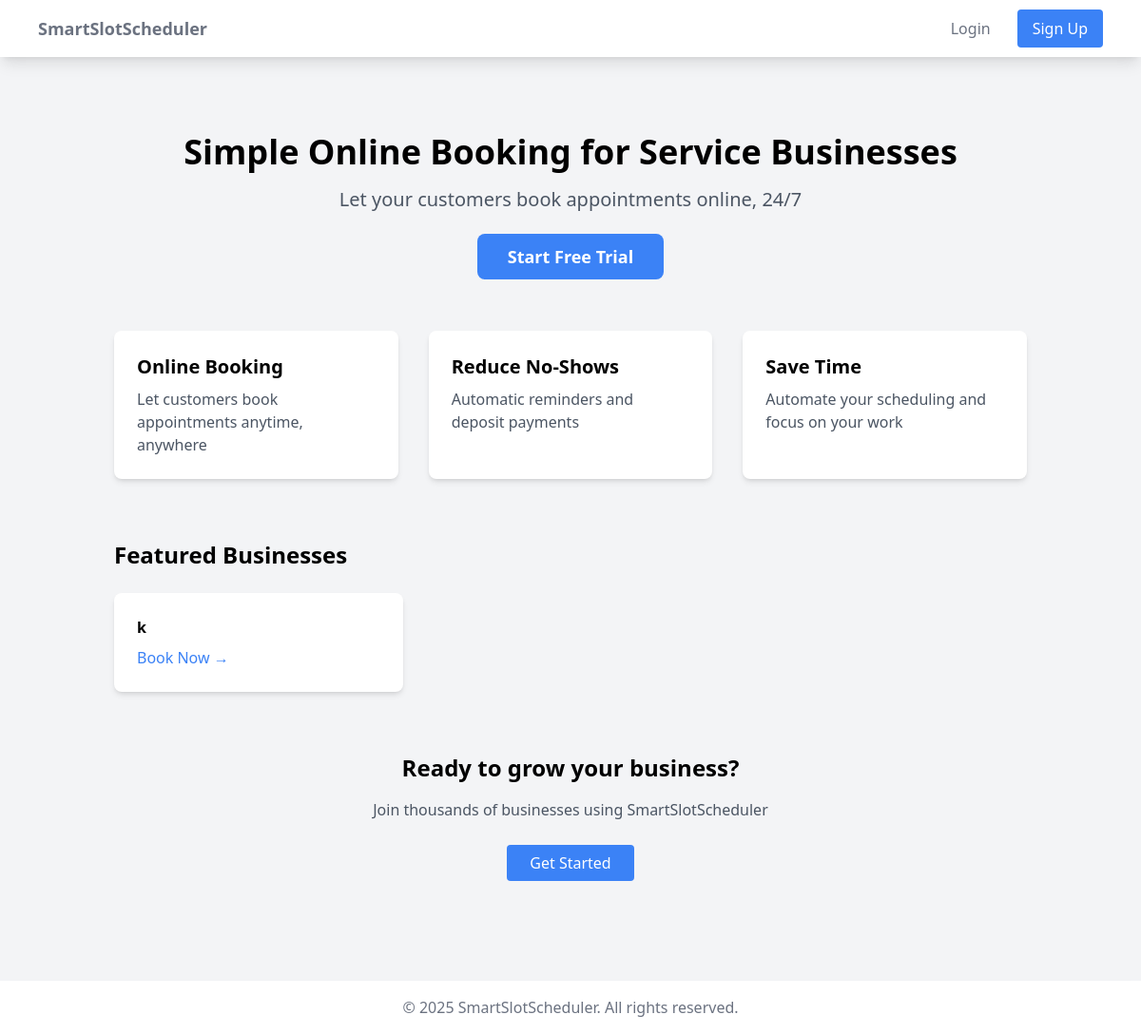
The app's page /, older data.
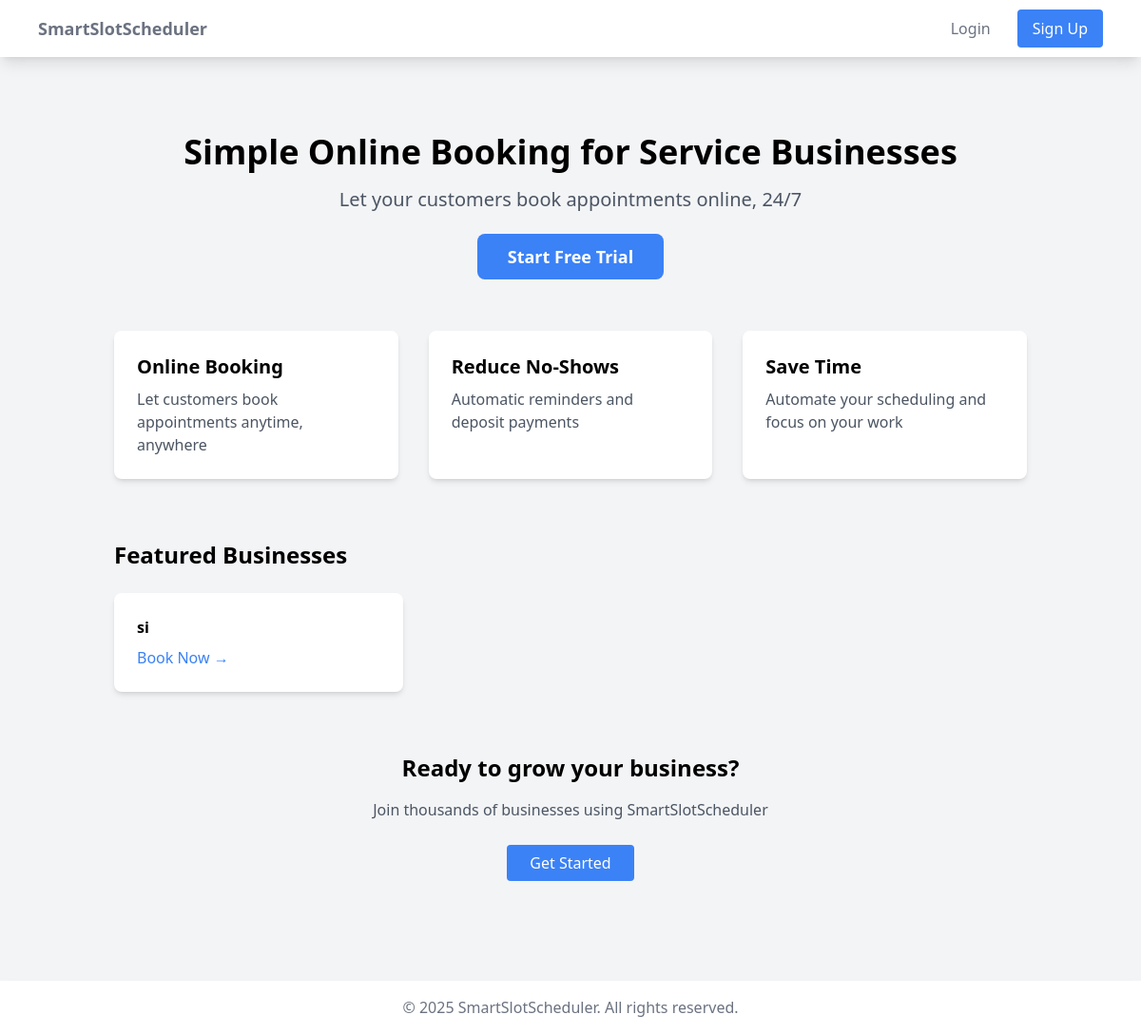
The same page, newer data.
### core/models.py (models this page shows, shortened)
class Business(models.Model):
    owner = models.OneToOneField(User, on_delete=models.CASCADE)
    name = models.CharField(max_length=100)
    booking_url = models.SlugField(unique=True, blank=True)
    email = models.EmailField()
    phone = models.CharField(max_length=20)
    created_at = models.DateTimeField(auto_now_add=True)
    calendar_id = models.CharField(
        max_length=255,
        null=True,
        blank=True,
        help_text="Google Calendar ID for this business"
    )
    class Meta:
        verbose_name = 'business'        # Singular form
        verbose_name_plural = 'businesses'  # Plural form
        ordering = ['-created_at']       # Default ordering

### core/views.py (the view)
# urls.py: path('', views.landing_page, name='landing'),
def landing_page(request):
    businesses = Business.objects.all()
    return render(request, 'core/landing.html', {
        'businesses': businesses
    })

### core/templates/core/landing.html (shortened to what this page needs)
{% extends "core/shared/base.html" %}
{% block content %}
<div class="max-w-6xl mx-auto px-4 py-12">
    <div class="text-center mb-16">
        <h1 class="text-4xl font-bold mb-4">
            Simple Online Booking for Service Businesses
        </h1>
        <p class="text-xl text-gray-600 mb-8">
            Let your customers book appointments online, 24/7
        </p>
        <a href="{% url 'core:signup' %}"
           class="bg-blue-500 text-white px-8 py-3 rounded-lg text-lg font-semibold hover:bg-blue-600">
            Start Free Trial
        </a>
    </div>
    <div class="grid md:grid-cols-3 gap-8 mb-16">
        <div class="bg-white p-6 rounded-lg shadow-md">
            <h3 class="text-xl font-semibold mb-2">Online Booking</h3>
            <p class="text-gray-600">Let customers book appointments anytime, anywhere</p>
        </div>
        <div class="bg-white p-6 rounded-lg shadow-md">
            <h3 class="text-xl font-semibold mb-2">Reduce No-Shows</h3>
            <p class="text-gray-600">Automatic reminders and deposit payments</p>
        </div>
        <div class="bg-white p-6 rounded-lg shadow-md">
            <h3 class="text-xl font-semibold mb-2">Save Time</h3>
            <p class="text-gray-600">Automate your scheduling and focus on your work</p>
        </div>
    </div>
    {% if businesses %}
    <div class="mb-16">
        <h2 class="text-2xl font-bold mb-6">Featured Businesses</h2>
        <div class="grid md:grid-cols-2 lg:grid-cols-3 gap-6">
            {% for business in businesses %}
            <div class="bg-white p-6 rounded-lg shadow-md">
                <h3 class="font-semibold mb-2">{{ business.name }}</h3>
                <a href="/{{ business.booking_url }}/"
                   class="text-blue-500 hover:text-blue-700">
                    Book Now →
                </a>
            </div>
            {% endfor %}
        </div>
    </div>
    {% endif %}
    <div class="text-center">
        <h2 class="text-2xl font-bold mb-4">Ready to grow your business?</h2>
        <p class="text-gray-600 mb-8">
            Join thousands of businesses using SmartSlotScheduler
        </p>
        <a href="{% url 'core:signup' %}"
           class="bg-blue-500 text-white px-6 py-2 rounded hover:bg-blue-600">
            Get Started
        </a>
    </div>
</div>
{% endblock %}

Row changes from the older to the newer data that the page shows:
removed Business: name "k"
added Business: name "si"
